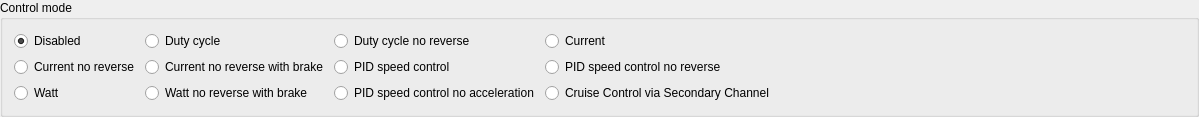
               <widget class="QGroupBox" name="groupBox_19">
                <property name="title">
                 <string>Control mode</string>
                </property>
                <layout class="QHBoxLayout" name="horizontalLayout_28">
                 <item>
                  <layout class="QGridLayout" name="gridLayout_13">
                   <item row="0" column="2">
                    <widget class="QRadioButton" name="appconfPpmDutyNorevButton">
                     <property name="toolTip">
                      <string>&lt;html&gt;&lt;head/&gt;&lt;body&gt;&lt;p&gt;&lt;span style=&quot; font-weight:600;&quot;&gt;Duty cycle no reverse&lt;/span&gt;= you control the duty cycle of the VESC with the remote. So you are in control of the Voltage that will be used for the motor. No reverse means it will only spin formward and not backward.&lt;br/&gt;&lt;br/&gt;Not recommended.&lt;/p&gt;&lt;/body&gt;&lt;/html&gt;</string>
                     </property>
                     <property name="text">
                      <string>Duty cycle no reverse</string>
                     </property>
                    </widget>
                   </item>
                   <item row="0" column="1">
                    <widget class="QRadioButton" name="appconfPpmDutyButton">
                     <property name="toolTip">
                      <string>&lt;html&gt;&lt;head/&gt;&lt;body&gt;&lt;p&gt;&lt;span style=&quot; font-weight:600;&quot;&gt;Duty cycle&lt;/span&gt; = you control the duty cycle of the VESC with the remote. So you are in control of the Voltage that will be used for the motor.&lt;br/&gt;&lt;br/&gt;Not recommended.&lt;/p&gt;&lt;/body&gt;&lt;/html&gt;</string>
                     </property>
                     <property name="text">
                      <string>Duty cycle</string>
                     </property>
                    </widget>
                   </item>
                   <item row="0" column="0">
                    <widget class="QRadioButton" name="appconfPpmDisabledButton">
                     <property name="text">
                      <string>Disabled</string>
                     </property>
                     <property name="checked">
                      <bool>true</bool>
                     </property>
                    </widget>
                   </item>
                   <item row="1" column="3">
                    <widget class="QRadioButton" name="appconfPpmPidNorevButton">
                     <property name="toolTip">
                      <string>&lt;html&gt;&lt;head/&gt;&lt;body&gt;&lt;p&gt;&lt;span style=&quot; font-weight:600;&quot;&gt;PID speed control no reverse&lt;/span&gt;= you control the the speed of the motor with this mode. The VESC tries always to reach exactly the speed you set via the throttle.&lt;br/&gt;&lt;br/&gt;Not recommended&lt;/p&gt;&lt;/body&gt;&lt;/html&gt;</string>
                     </property>
                     <property name="text">
                      <string>PID speed control no reverse</string>
                     </property>
                    </widget>
                   </item>
                   <item row="1" column="1">
                    <widget class="QRadioButton" name="appconfPpmCurrentNorevBrakeButton">
                     <property name="toolTip">
                      <string>&lt;html&gt;&lt;head/&gt;&lt;body&gt;&lt;p&gt;Current no reverse with brake = you control the the Motor max amps with the remote. This results an a relatively even acceleration when the throttle stays the same.&lt;/p&gt;&lt;/body&gt;&lt;/html&gt;</string>
                     </property>
                     <property name="text">
                      <string>Current no reverse with brake</string>
                     </property>
                    </widget>
                   </item>
                   <item row="0" column="3">
                    <widget class="QRadioButton" name="appconfPpmCurrentButton">
                     <property name="toolTip">
                      <string>&lt;html&gt;&lt;head/&gt;&lt;body&gt;&lt;p&gt;&lt;span style=&quot; font-weight:600;&quot;&gt;Current&lt;/span&gt; = you control the the Motor max amps with the remote. This results an a relatively even acceleration when the throttle stays the same. In this mode the VESC can also drive backwards.&lt;/p&gt;&lt;/body&gt;&lt;/html&gt;</string>
                     </property>
                     <property name="text">
                      <string>Current</string>
                     </property>
                     <property name="checked">
                      <bool>false</bool>
                     </property>
                    </widget>
                   </item>
                   <item row="1" column="0">
                    <widget class="QRadioButton" name="appconfPpmCurrentNorevButton">
                     <property name="toolTip">
                      <string>&lt;html&gt;&lt;head/&gt;&lt;body&gt;&lt;p&gt;&lt;span style=&quot; font-weight:600;&quot;&gt;Current&lt;/span&gt; = you control the the Motor max amps with the remote. This results an a relatively even acceleration. When the throttle is at full brake the VESC will idle. When it is at full acceleration it will give full power.&lt;br/&gt;&lt;br/&gt;Not Recommended.&lt;/p&gt;&lt;/body&gt;&lt;/html&gt;</string>
                     </property>
                     <property name="text">
                      <string>Current no reverse</string>
                     </property>
                    </widget>
                   </item>
                   <item row="1" column="2">
                    <widget class="QRadioButton" name="appconfPpmPidButton">
                     <property name="toolTip">
                      <string>&lt;html&gt;&lt;head/&gt;&lt;body&gt;&lt;p&gt;&lt;span style=&quot; font-weight:600;&quot;&gt;PID speed control&lt;/span&gt; = you control the the speed of the motor with this mode. The VESC tries always to reach exactly the speed you set via the throttle.&lt;br/&gt;&lt;br/&gt;Not recommended&lt;/p&gt;&lt;/body&gt;&lt;/html&gt;</string>
                     </property>
                     <property name="text">
                      <string>PID speed control</string>
                     </property>
                    </widget>
                   </item>
                   <item row="2" column="3">
                    <widget class="QRadioButton" name="appconfPpmCruiseControlSecondaryChannel">
                     <property name="toolTip">
                      <string>&lt;html&gt;&lt;head/&gt;&lt;body&gt;&lt;p&gt;&lt;span style=&quot; font-weight:600;&quot;&gt;Cruise Control via Secondary Channel&lt;/span&gt; = Should only be used for the salve VESC. Connect the steering channel of the RC remote to the slave VESC and adjust the Pulsewith settings.&lt;br/&gt;&lt;br/&gt;The slave VESC needs to send it's status via CAN which can be activated in the &amp;quot;General&amp;quot; Tab. &lt;br/&gt;&lt;br/&gt;When the steering of the remote is hold to left or right during riding then the VESC activates the Cruise Control when the Throttle is in Idle.&lt;/p&gt;&lt;/body&gt;&lt;/html&gt;</string>
                     </property>
                     <property name="text">
                      <string>Cruise Control via Secondary Channel</string>
                     </property>
                    </widget>
                   </item>
                   <item row="2" column="2">
                    <widget class="QRadioButton" name="appconfPpmPIDNoAccelerationButton">
                     <property name="toolTip">
                      <string>&lt;html&gt;&lt;head/&gt;&lt;body&gt;&lt;p&gt;&lt;span style=&quot; font-weight:600;&quot;&gt;PID speed control no acceleration &lt;/span&gt;= in this mode the VESC doesn't accelerate. When the throttle is pulled then the VESC only keeps it's actual speed. The max power output is limited to the max watts value.&lt;br/&gt;&lt;br/&gt;Braking is still possible. In some countrys this mode maybe legalizes the board. It also is the mode that needs the least power because of the missing acceleration.&lt;/p&gt;&lt;/body&gt;&lt;/html&gt;</string>
                     </property>
                     <property name="text">
                      <string>PID speed control no acceleration</string>
                     </property>
                    </widget>
                   </item>
                   <item row="2" column="1">
                    <widget class="QRadioButton" name="appconfPpmWattNorevBrakeButton">
                     <property name="toolTip">
                      <string>&lt;html&gt;&lt;head/&gt;&lt;body&gt;&lt;p&gt;&lt;span style=&quot; font-weight:600;&quot;&gt;Watt no reverse with brake&lt;/span&gt; = with the throttle you control the motors power output (watts). The maximu reachable watts are calculated by the &amp;quot;Battery max&amp;quot; parameter and the actual battery voltage.&lt;br/&gt;&lt;br/&gt;In this mode the VESC can also drive backwards.&lt;br/&gt;&lt;br/&gt;If you have a 10S battery (3.6V * 10S = 36V) and batter max is set to 30A then the max watts would be 1080 Watts. When the voltage sags under load then the maximum reachable watts are constantly caculated.&lt;br/&gt;&lt;br/&gt;If the maximum reachable watts is 1000 watts then &lt;br/&gt;100% throtle will reuslt in 1000 watts&lt;br/&gt;75 % throttle will reulst in 750 watts &lt;br/&gt;25% throttle will reuslt in 250 watts.&lt;br/&gt;&lt;br/&gt;The VESC tries to reach the watts at any speed. At slow speeds the VESC ramps up the same way as in current control until it reaches the watts.&lt;br/&gt;&lt;br/&gt;Braking behavior is the same as in &amp;quot;Current no reverse with brake&amp;quot;.&lt;br/&gt;&lt;br/&gt;In this mode the board is better controllable especialy at higher speeds because the full throttle range is usable at any speed.&lt;/p&gt;&lt;/body&gt;&lt;/html&gt;</string>
                     </property>
                     <property name="text">
                      <string>Watt no reverse with brake</string>
                     </property>
                    </widget>
                   </item>
                   <item row="2" column="0">
                    <widget class="QRadioButton" name="appconfPpmWattButton">
                     <property name="toolTip">
                      <string>&lt;html&gt;&lt;head/&gt;&lt;body&gt;&lt;p&gt;&lt;span style=&quot; font-weight:600;&quot;&gt;Watt &lt;/span&gt;(with reverse) = with the throttle you control the motors power output (watts). The maximu reachable watts are calculated by the &amp;quot;Battery max&amp;quot; parameter and the actual battery voltage.&lt;br/&gt;&lt;br/&gt;In this mode the VESC can also drive backwards.&lt;br/&gt;&lt;br/&gt;If you have a 10S battery (3.6V * 10S = 36V) and batter max is set to 30A then the max watts would be 1080 Watts. When the voltage sags under load then the maximum reachable watts are constantly caculated.&lt;/p&gt;&lt;p&gt;&lt;br/&gt;If the maximum reachable watts is 1000 watts then &lt;br/&gt;100% throtle will reuslt in 1000 watts&lt;br/&gt;75 % throttle will reulst in 750 watts &lt;br/&gt;25% throttle will reuslt in 250 watts.&lt;br/&gt;&lt;br/&gt;The VESC tries to reach the watts at any speed. At slow speeds the VESC ramps up the same way as in current control until it reaches the watts.&lt;br/&gt;&lt;br/&gt;Braking behavior is the same as in &amp;quot;Current&amp;quot;.&lt;br/&gt;&lt;br/&gt;In this mode the board is better controllable especialy at higher speeds because the full throttle range is usable at any speed.&lt;/p&gt;&lt;/body&gt;&lt;/html&gt;</string>
                     </property>
                     <property name="text">
                      <string>Watt</string>
                     </property>
                    </widget>
                   </item>
                  </layout>
                 </item>
                 <item>
                  <spacer name="horizontalSpacer_10">
                   <property name="orientation">
                    <enum>Qt::Horizontal</enum>
                   </property>
                   <property name="sizeHint" stdset="0">
                    <size>
                     <width>411</width>
                     <height>20</height>
                    </size>
                   </property>
                  </spacer>
                 </item>
                </layout>
               </widget>
